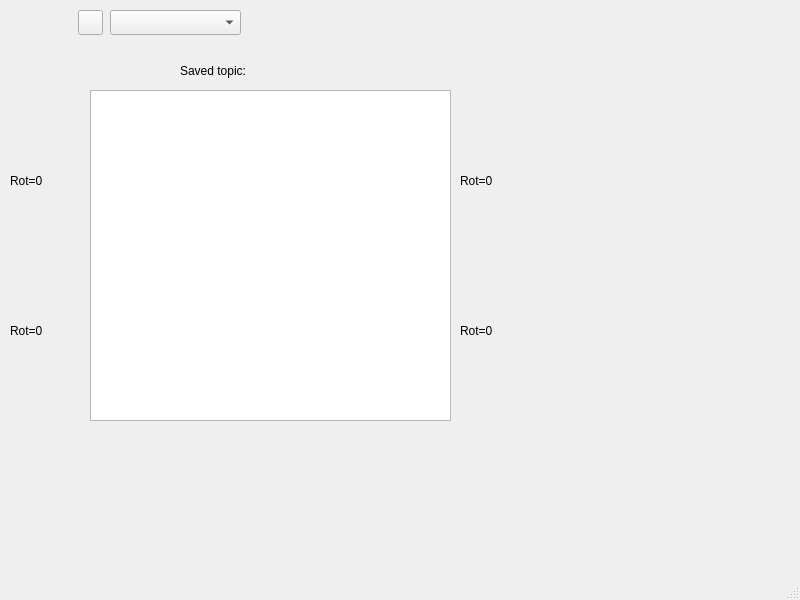
<?xml version="1.0" encoding="UTF-8"?>
<ui version="4.0">
 <class>MainWindow</class>
 <widget class="QMainWindow" name="MainWindow">
  <property name="geometry">
   <rect>
    <x>0</x>
    <y>0</y>
    <width>800</width>
    <height>600</height>
   </rect>
  </property>
  <property name="windowTitle">
   <string>MainWindow</string>
  </property>
  <widget class="QWidget" name="centralwidget">
   <widget class="QPushButton" name="refreshButton">
    <property name="geometry">
     <rect>
      <x>78</x>
      <y>10</y>
      <width>25</width>
      <height>25</height>
     </rect>
    </property>
    <property name="text">
     <string/>
    </property>
    <property name="icon">
     <iconset>
      <normaloff>../catkin_ws/src/argo_gui/resources/ref_button.jpg</normaloff>../catkin_ws/src/argo_gui/resources/ref_button.jpg</iconset>
    </property>
   </widget>
   <widget class="QComboBox" name="topics_names">
    <property name="geometry">
     <rect>
      <x>110</x>
      <y>10</y>
      <width>131</width>
      <height>25</height>
     </rect>
    </property>
   </widget>
   <widget class="QGraphicsView" name="graphicsView">
    <property name="geometry">
     <rect>
      <x>90</x>
      <y>90</y>
      <width>361</width>
      <height>331</height>
     </rect>
    </property>
   </widget>
   <widget class="QLabel" name="topic_label">
    <property name="geometry">
     <rect>
      <x>180</x>
      <y>60</y>
      <width>181</width>
      <height>21</height>
     </rect>
    </property>
    <property name="text">
     <string>Saved topic:</string>
    </property>
   </widget>
   <widget class="QLabel" name="pos_text_3">
    <property name="geometry">
     <rect>
      <x>460</x>
      <y>170</y>
      <width>71</width>
      <height>21</height>
     </rect>
    </property>
    <property name="text">
     <string>Rot=0</string>
    </property>
   </widget>
   <widget class="QLabel" name="pos_text_4">
    <property name="geometry">
     <rect>
      <x>460</x>
      <y>320</y>
      <width>71</width>
      <height>21</height>
     </rect>
    </property>
    <property name="text">
     <string>Rot=0</string>
    </property>
   </widget>
   <widget class="QLabel" name="pos_text_1">
    <property name="geometry">
     <rect>
      <x>10</x>
      <y>170</y>
      <width>71</width>
      <height>21</height>
     </rect>
    </property>
    <property name="text">
     <string>Rot=0</string>
    </property>
   </widget>
   <widget class="QLabel" name="pos_text_2">
    <property name="geometry">
     <rect>
      <x>10</x>
      <y>320</y>
      <width>61</width>
      <height>21</height>
     </rect>
    </property>
    <property name="text">
     <string>Rot=0</string>
    </property>
   </widget>
  </widget>
  <widget class="QMenuBar" name="menubar">
   <property name="geometry">
    <rect>
     <x>0</x>
     <y>0</y>
     <width>800</width>
     <height>22</height>
    </rect>
   </property>
  </widget>
  <widget class="QStatusBar" name="statusbar"/>
 </widget>
 <resources/>
 <connections/>
</ui>
